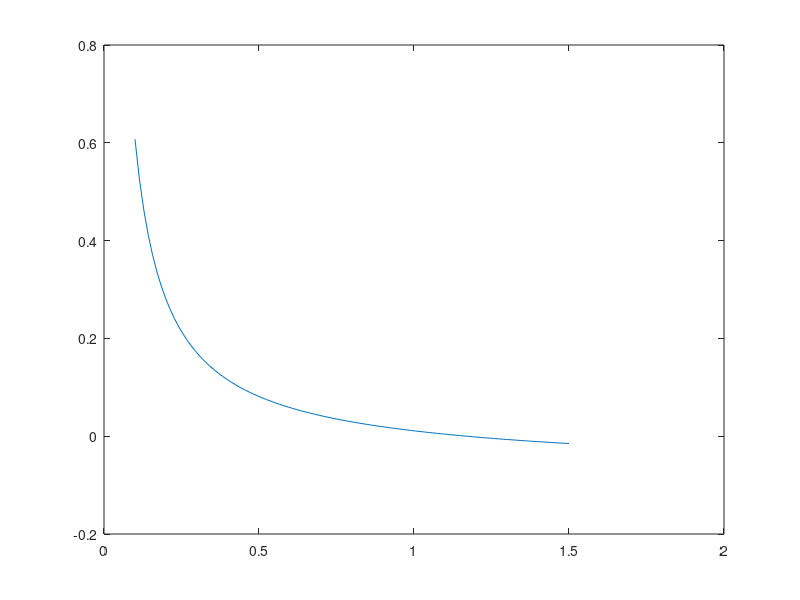

The MATLAB source for this figure: (Note: this script raises an error after producing the figure.)
addpath(pwd)
addpath("../utils")

# a)

x = [0, 0.2, 0.4, 0.6, 0.8, 1.0, 1.2, 1.4];
y = [0.0653, 0.066, 0.0657, 0.0651, 0.0635, 0.0611, 0.058, 0.0544];

M = [ones(length(x), 1), exp(x'), exp(-x')];
coef = M \ (1./y)';
a = coef(1);
b = coef(2);
c = coef(3);

f = @(x) 1./ (a + b.*exp(x) + c.*exp(-x));

printf("a: %.4f\n", a);
printf("b: %.4f\n", b);
printf("c: %.4f\n", c);

xp = linspace(0.1, 1.5, 100);

# b)
# Se iguala f a x/20 y se busca la raiz
g = @(x) (f(x) ./ x) - (1/20);
gp = g(xp);
plot(xp, gp);
hold on

kmax = 10000;
tol = 1e-7;
[raiz, h]= biseccion(g, 0.5, 1.5, kmax, tol);
printf("x/20 interseca a f en x=%.10f\n", raiz);

plot(xp, f(xp));
hold on
plot(xp, xp./20);
hold on
plot(raiz, f(raiz), 'ro');
legend("f=x/20", "f", "x/20", "punto")
figure

# c)
# El area entre las curvas es la resta de las integrales
# Se calcula el intervalo [0 raiz]
h = @(x) x./20;
a = 0;
b = raiz;
L = 100;
Qfin = intNCcompuesta(f, a, b, L, 3);
Qhin = intNCcompuesta(h, a, b, L, 3);
tol = 1e-7;
kmax = 100;
Qf = 0;
Qh = 0;
for i = 1:kmax
    L= L * 2;
    Qfac = intNCcompuesta(f, a, b, L, 3);
    Qhac = intNCcompuesta(h, a, b, L, 3);
    if((abs(Qfin - Qfac) < tol) && (abs(Qhin - Qhac) < tol))
        Qf = Qfac;
        Qh = Qhac;
        break;
    endif
    Qfin = Qfac;
    Qhin = Qhac;
endfor

printf("Integral f en [0 %.2f]: %.7f\n", raiz, Qf);
printf("Integral x/20 en [0 %.2f]: %.7f\n", raiz, Qh);
printf("Integral entre g y x/20 en [0 %.2f]: %.7f\n", raiz, Qf - Qh);

# Plots extras
yp = f(xp);
plot(xp, yp);
hold on
plot(x, y, 'rx');
pause